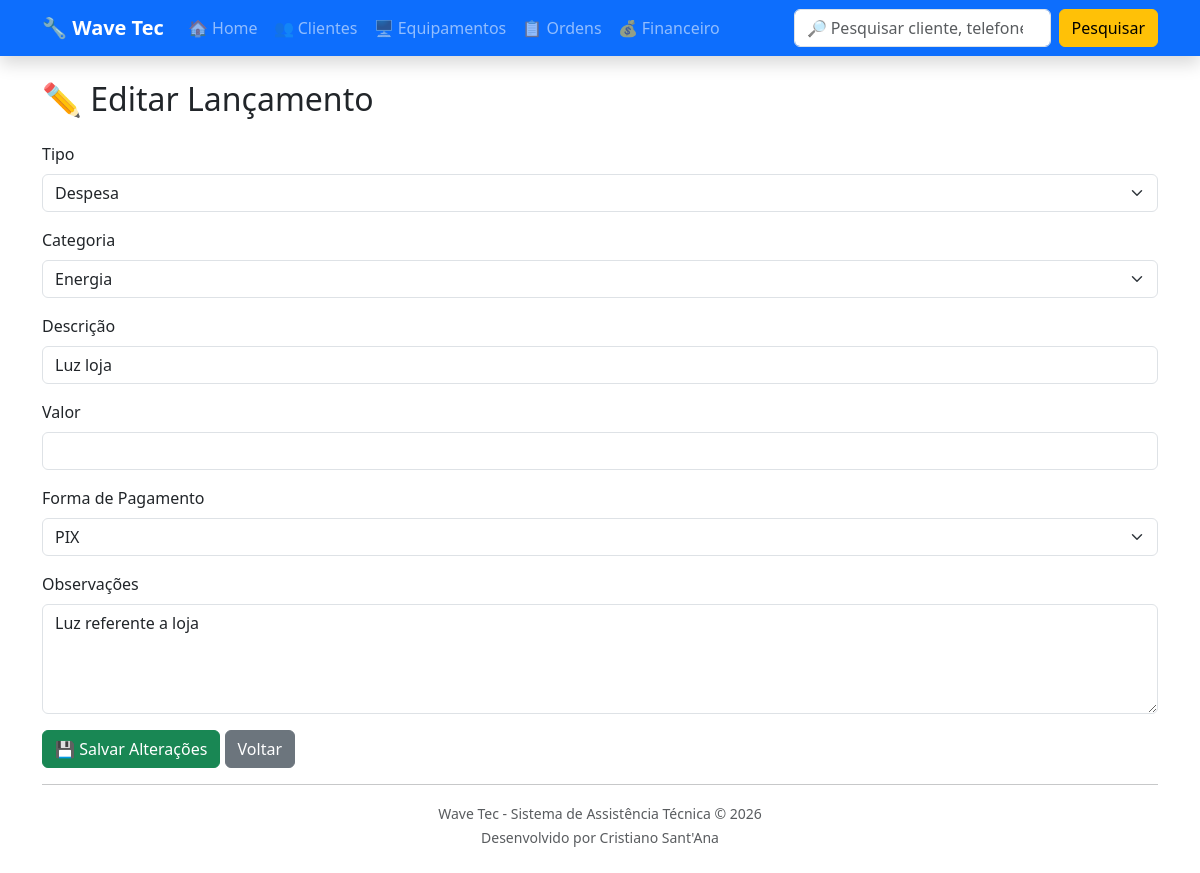
Page /financeiro/editar/20/ on the committed database.
### financeiro/models.py (models this page shows, shortened)
class Lancamento(models.Model):
    TIPO_CHOICES = [
        ("RECEITA", "Receita"),
        ("DESPESA", "Despesa"),
    ]
    CATEGORIA_CHOICES = [
        ("SERVICOS", "Serviços"),
        ("PECAS", "Peças"),
        ("ENERGIA", "Energia"),
        ("ALUGUEL", "Aluguel"),
        ("MATERIAL", "Material"),
        ("OUTROS", "Outros"),
    ]
    FORMA_PAGAMENTO = [
        ("DINHEIRO", "Dinheiro"),
        ("PIX", "PIX"),
        ("CARTAO", "Cartão"),
        ("TRANSFERENCIA", "Transferência"),
    ]
    tipo = models.CharField(
        max_length=10,
        choices=TIPO_CHOICES
    )
    categoria = models.CharField(
        max_length=20,
        choices=CATEGORIA_CHOICES,
        default="OUTROS"
    )
    descricao = models.CharField(
        max_length=200
    )
    valor = models.DecimalField(
        max_digits=10,
        decimal_places=2
    )
    data = models.DateField(
        auto_now_add=True
    )
    forma_pagamento = models.CharField(
        max_length=20,
        choices=FORMA_PAGAMENTO
    )
    observacoes = models.TextField(
        blank=True
    )
    ordem = models.OneToOneField(
        OrdemServico,
        on_delete=models.SET_NULL,
        null=True,
        blank=True,
        related_name="lancamento_financeiro"
    )
    criado_em = models.DateTimeField(
        auto_now_add=True
    )
    class Meta:
        ordering = ["-data", "-id"]
        verbose_name = "Lançamento"
        verbose_name_plural = "Financeiro"

### financeiro/views.py (the view, shortened to what this page needs)
def editar_lancamento(request, lancamento_id):
    lancamento = get_object_or_404(
        Lancamento,
        id=lancamento_id
    )
    return render(
        request,
        "financeiro/editar_lancamento.html",
        {
            "lancamento": lancamento
        }
    )

### financeiro/templates/financeiro/editar_lancamento.html (shortened to what this page needs)
{% extends "base.html" %}
{% block content %}
<h2 class="mb-4">
    ✏️ Editar Lançamento
</h2>
<form method="POST">
    <div class="mb-3">
        <label class="form-label">
            Tipo
        </label>
        <select
            name="tipo"
            class="form-select"
            required>
            <option
                value="DESPESA"
                {% if lancamento.tipo == "DESPESA" %}selected{% endif %}>
                Despesa
            </option>
        </select>
    </div>
    <div class="mb-3">
        <label class="form-label">
            Categoria
        </label>
        <select
            name="categoria"
            class="form-select"
            required>
            <option
                value="ENERGIA"
                {% if lancamento.categoria == "ENERGIA" %}selected{% endif %}>
                Energia
            </option>
        </select>
    </div>
    <div class="mb-3">
        <label class="form-label">
            Descrição
        </label>
        <input
            type="text"
            name="descricao"
            class="form-control"
            value="{{ lancamento.descricao }}"
            required>
    </div>
    <div class="mb-3">
        <label class="form-label">
            Valor
        </label>
        <input
            type="number"
            step="0.01"
            name="valor"
            class="form-control"
            value="{{ lancamento.valor }}"
            required>
    </div>
    <div class="mb-3">
        <label class="form-label">
            Forma de Pagamento
        </label>
        <select
            name="forma_pagamento"
            class="form-select">
            <option
                value="PIX"
                {% if lancamento.forma_pagamento == "PIX" %}selected{% endif %}>
                PIX
            </option>
        </select>
    </div>
    <div class="mb-3">
        <label class="form-label">
            Observações
        </label>
        <textarea
            name="observacoes"
            rows="4"
            class="form-control">{{ lancamento.observacoes }}</textarea>
    </div>
    <button
        type="submit"
        class="btn btn-success">
        💾 Salvar Alterações
    </button>
    <a
        href="{% url 'lista_financeiro' %}"
        class="btn btn-secondary">
        Voltar
    </a>
</form>
{% endblock %}

### rows in the picture
Lancamento: tipo "Despesa", categoria "Energia", descricao "Luz loja", forma_pagamento "PIX", observacoes "Luz referente a loja"
